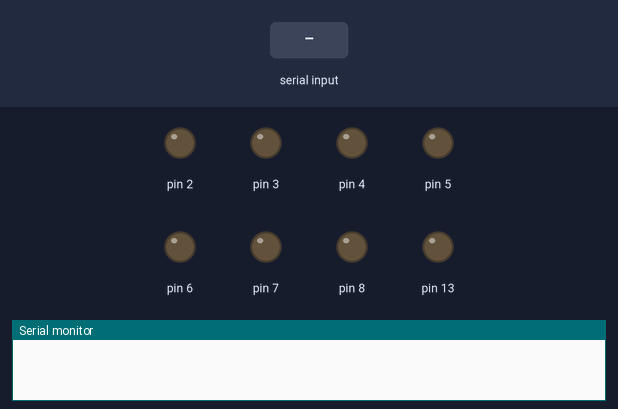
This sketch was run on a simulated Arduino Uno, built with avr-gcc and run on an emulated ATmega328P. Shown: output pins drawn as LEDs (lit = HIGH), the last lines printed to the serial monitor. The test bench sets the inputs (shaded band). Random numbers use the default seed unless the sketch sets one.

Above: at 1.2 s.
1.3 s: "13H#" received over Serial
At 1.9 s:
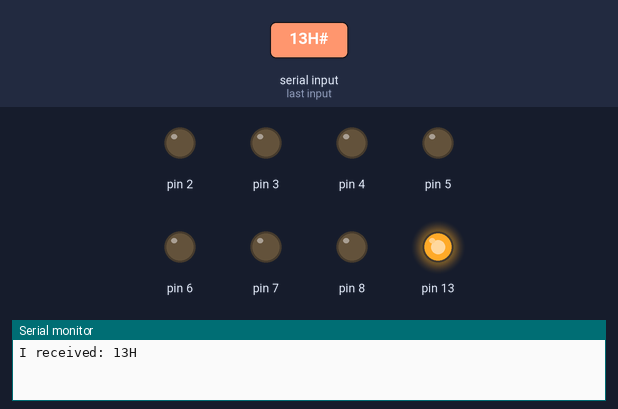
2.8 s: "1H#" received over Serial
At 4.0 s:
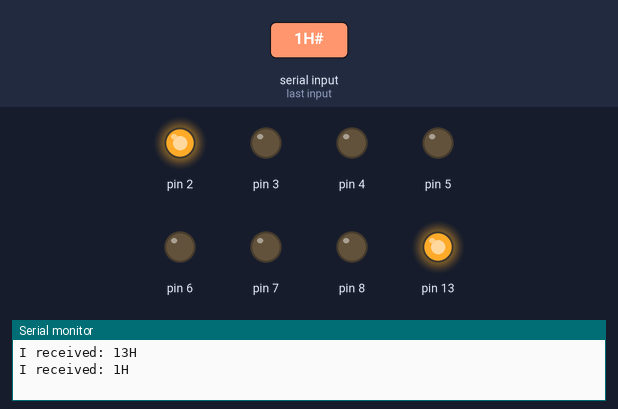
4.3 s: "13L#" received over Serial
At 5.4 s:
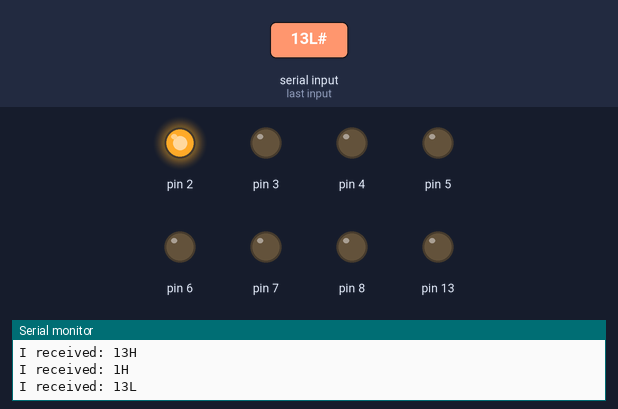
5.8 s: "2H#" received over Serial
At 6.5 s:
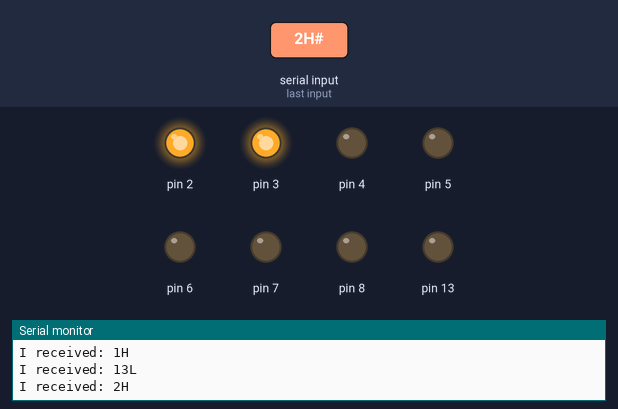
7.3 s: "1L#" received over Serial
At 7.6 s:
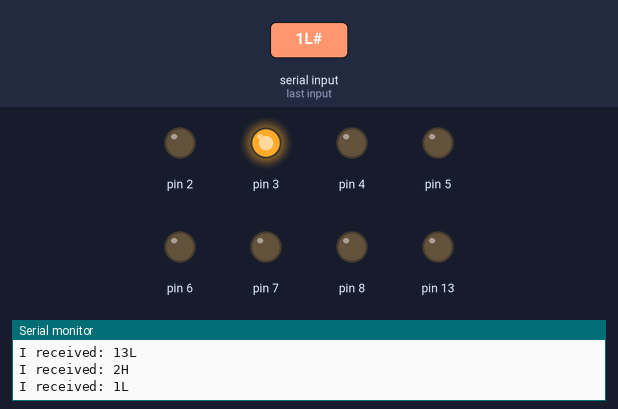
8.8 s: "3H#" received over Serial
At 9.9 s:
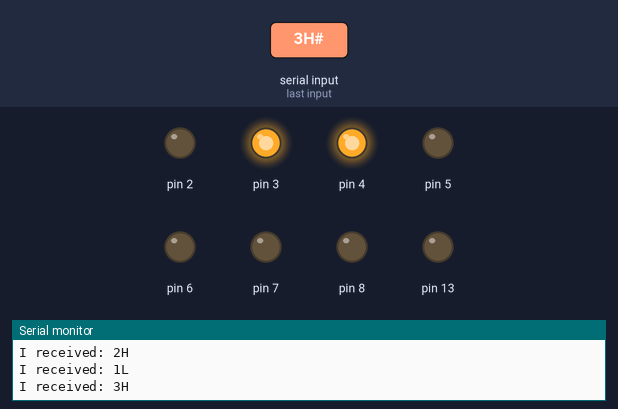
Timing chart, 0 to 11.3 s (numbered marks = the images above; inputs shaded):
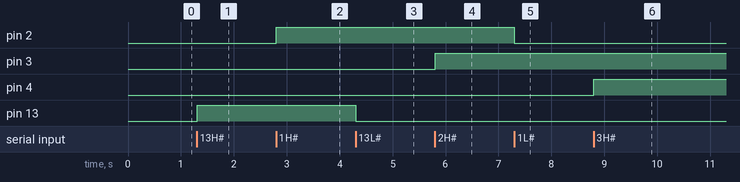

Measured:
- after the input at 1.3 s, pin 13: LOW → HIGH at once
- after the input at 2.8 s, pin 2: LOW → HIGH at once
- after the input at 4.3 s, pin 13: HIGH → LOW at once
- after the input at 5.8 s, pin 3: LOW → HIGH at once
- after the input at 7.3 s, pin 2: HIGH → LOW at once
- after the input at 8.8 s, pin 4: LOW → HIGH at once

The sketch:

Serial.ino
```cpp
//Based on sketches from http://arduino.cc/en/reference/random,
//http://arduino.cc/en/Tutorial/BlinkWithoutDelay and http://arduino.cc/en/Serial/read

// for incoming serial data
String incomingSerial;

//Delay
bool sendState = LOW;
unsigned long previousMillis = 0;
const long interval = 5*60000;           // interval at which to blink (milliseconds)

//Random
long randNumber1;
long randNumber2;
long randNumber3;
long randNumber4;
long randNumber5;
long randNumber6;
String temp;


void setup(){

  Serial.begin(9600);

  //if analog input pin 0 is unconnected, random analog
  //noise will cause the call to randomSeed() to generate
  //different seed numbers each time the sketch runs.
  //randomSeed() will then shuffle the random function.
  randomSeed(analogRead(0));

  // initialize digital pin 13 as an output.
  pinMode(13, OUTPUT);
  pinMode(2, OUTPUT);
  pinMode(3, OUTPUT);
  pinMode(4, OUTPUT);
  pinMode(5, OUTPUT);
  pinMode(6, OUTPUT);
  pinMode(7, OUTPUT);
  pinMode(8, OUTPUT);
}

void loop() {

  // send answer only when you receive data:
  if (Serial.available() > 0) {
    incomingSerial = Serial.readStringUntil('#');

    incomingSerial.trim();

    Serial.print("I received: ");
    Serial.println(incomingSerial);

    // actions based on incomming serial
    if (incomingSerial == "13H")
        digitalWrite(13, HIGH);
    else if (incomingSerial == "13L")
        digitalWrite(13, LOW);

    if (incomingSerial == "1H")
        digitalWrite(2, HIGH);
    else if (incomingSerial == "1L")
        digitalWrite(2, LOW);

    if (incomingSerial == "2H")
        digitalWrite(3, HIGH);
    else if (incomingSerial == "2L")
        digitalWrite(3, LOW);

    if (incomingSerial == "3H")
        digitalWrite(4, HIGH);
    else if (incomingSerial == "3L")
        digitalWrite(4, LOW);

    if (incomingSerial == "4H")
        digitalWrite(5, HIGH);
    else if (incomingSerial == "4L")
        digitalWrite(5, LOW);

    if (incomingSerial == "5H")
        digitalWrite(6, HIGH);
    else if (incomingSerial == "5L")
        digitalWrite(6, LOW);

    if (incomingSerial == "6H")
        digitalWrite(7, HIGH);
    else if (incomingSerial == "6L")
        digitalWrite(7, LOW);

    if (incomingSerial == "7H")
        digitalWrite(8, HIGH);
    else if (incomingSerial == "7L")
        digitalWrite(8, LOW);
  }


  // delay without delay
  unsigned long currentMillis = millis();
  if(currentMillis - previousMillis > interval) {
    previousMillis = currentMillis;

    if (sendState == LOW)
      sendState = HIGH;
    else
      sendState = LOW;

    // set random numbers
    if (digitalRead(2))
      randNumber1 = random(20, 24);
    else
      randNumber1 = random(7, 10);

    if (digitalRead(3))
      randNumber2 = random(20, 24);
    else
      randNumber2 = random(7, 10);

    if (digitalRead(4))
      randNumber3 = random(20, 24);
    else
      randNumber3 = random(7, 10);

    if (digitalRead(5))
      randNumber4 = random(20, 24);
    else
      randNumber4 = random(7, 10);

    if (digitalRead(6))
      randNumber5 = random(20, 24);
    else
      randNumber5 = random(7, 10);

    if (digitalRead(7))
      randNumber6 = random(20, 24);
    else
      randNumber6 = random(7, 10);

    temp = "1" + String(randNumber1, DEC) + "#2" + String(randNumber2, DEC) + "#3" + String(randNumber3, DEC)
      + "#4" + String(randNumber4, DEC) + "#5" + String(randNumber5, DEC) + "#6" + String(randNumber6, DEC);

//    temp.concat(temp, String(randNumber2, DEC));

     //Send the number via serial to pc
     Serial.println(temp);
  }
}
```
